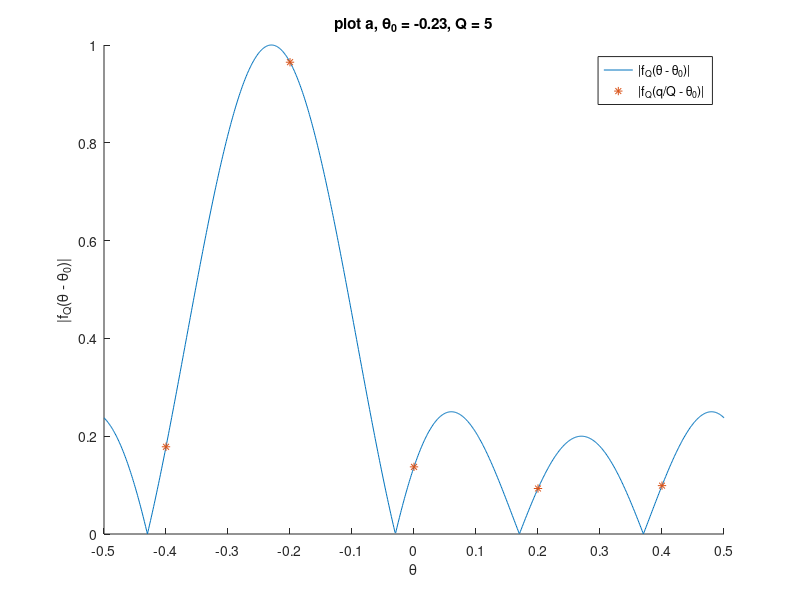
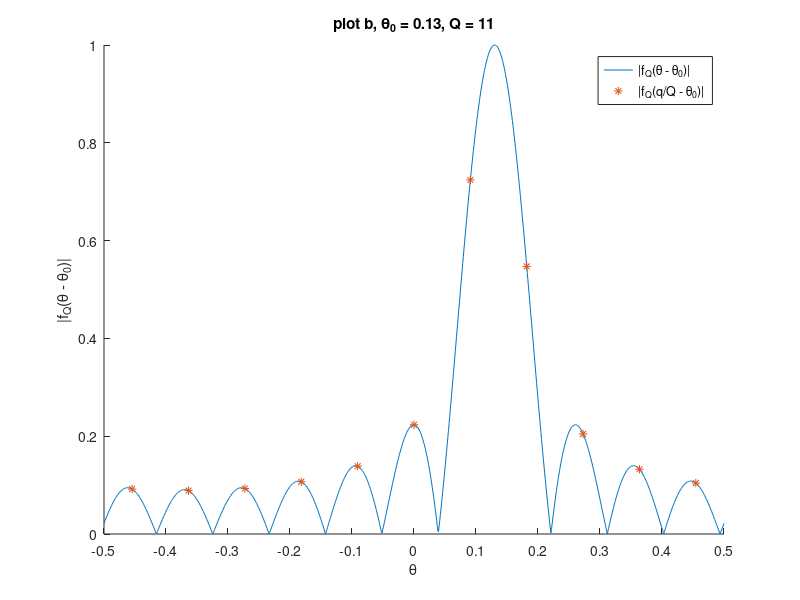

The MATLAB source for these figures, in order:
%John Tran 25999001 FYP 2018
%plot of smoothing kernels f_Q(theta)
clc
clear
close all

Qa = 5; %Number of "receive" antennas
Qa_t = (Qa-1)/2; %Qa bar
Qb = 11; %Number of "receive" antennas
Qb_t = (Qb-1)/2; %Qb bar
t0_a = -0.23; %theta_0, corresponds to the physical location of a physical scatterer
t0_b = 0.13; %theta_0

%Values used to plot the graphs
theta = linspace(-0.5,0.5,1000);
qa = linspace(-Qa_t,Qa_t,Qa);
qb = linspace(-Qb_t,Qb_t,Qb);

xa = theta-t0_a;
xqa = (qa./Qa)-t0_a; %uniform sampling of xa
xb = theta-t0_b;
xqb = (qb./Qb)-t0_b; %uniform sampling of xb

%Graph a
J = (1/(Qa))*(exp(-1i*2*pi*xa*Qa_t));
f_Qa=J.*(sin(pi*Qa*xa)./sin(pi*xa));

%Corresponds to samples at the virtual angle
f_qa = (1/(Qa)).*(exp(-1i.*2.*pi.*xqa.*Qa_t)).*(sin(pi.*Qa.*xqa)./sin(pi.*xqa));

%Graph b
K = (1/(Qb))*(exp(-1i*2*pi*xb*Qb_t));
f_Qb = K.*sin(pi*Qb*xb)./sin(pi*xb);

%Corresponds to samples at the virtual angle
f_qb = (1/(Qb)).*(exp(-1i.*2.*pi.*xqb.*Qb_t)).*(sin(pi.*Qb.*xqb)./sin(pi.*xqb));

%% Plots
%a
figure()
hold on
plot(theta, abs(f_Qa))
ylabel('|f_Q(\theta - \theta_0)|')
xlabel('\theta')
title('plot a, \theta_0 = -0.23, Q = 5')

plot((qa./Qa),abs(f_qa),'*')
xlim([-0.5 0.5])
set(gca,'XTick',-0.5:0.1:0.5)
legend('|f_Q(\theta - \theta_0)|','|f_Q(q/Q - \theta_0)|')

%b
figure()
hold on
plot(theta, abs(f_Qb))
ylabel('|f_Q(\theta - \theta_0)|')
xlabel('\theta')
title('plot b, \theta_0 = 0.13, Q = 11')

plot((qb./Qb),abs(f_qb),'*')
xlim([-0.5 0.5])
set(gca,'XTick',-0.5:0.1:0.5)
legend('|f_Q(\theta - \theta_0)|','|f_Q(q/Q - \theta_0)|')